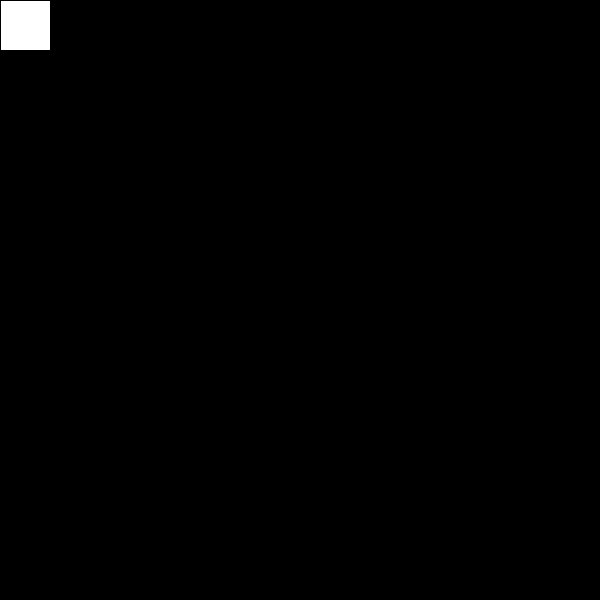
Frame 1 (no input)
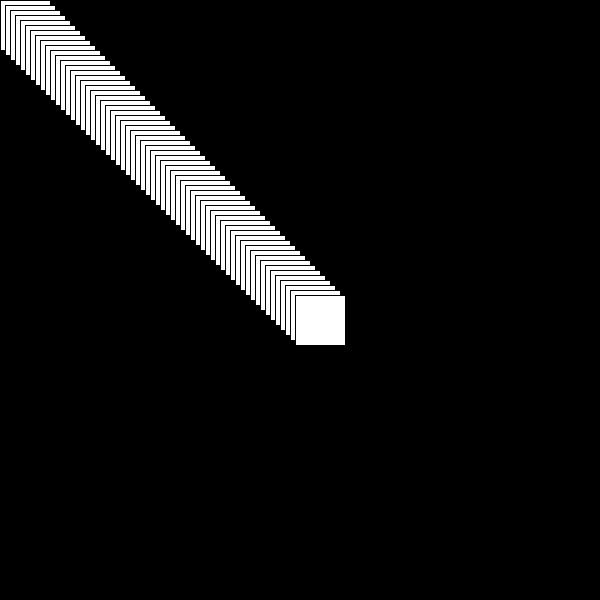
Frame 60 (the mouse pressed at the canvas centre just before this capture)
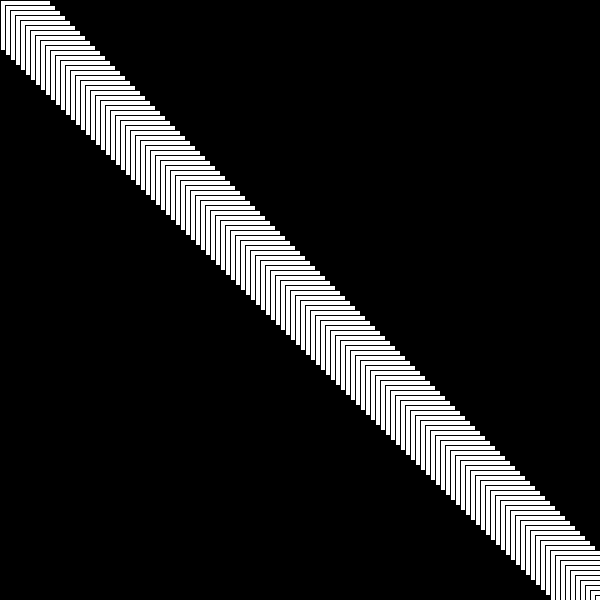
Frame 120 (the mouse held since frame 60 and released just before this capture)

The Processing sketch that drew these frames (run headless with seeded random() and noise(); from frame 60 on, the mouse is pressed at the canvas centre):

// Processing sketch: bouncing_rect_fast
// ── bouncing_rect_fast.pde
float circleX=0 ,circleY=0;
float xspeed=5;
float yspeed=5;
void setup()
{
  size(600, 600);
  
  background(0);
}
void draw()
{fill(255);
  rect(circleX, circleY, 50, 50);
  circleY=circleY+yspeed;
  circleX=circleX+xspeed;
  if (circleX>width||circleX<0) {

    xspeed=xspeed*-1.1;
  }
  
  if(circleY>height||circleY<0)
  {yspeed=yspeed*-1.1;
  }
}
